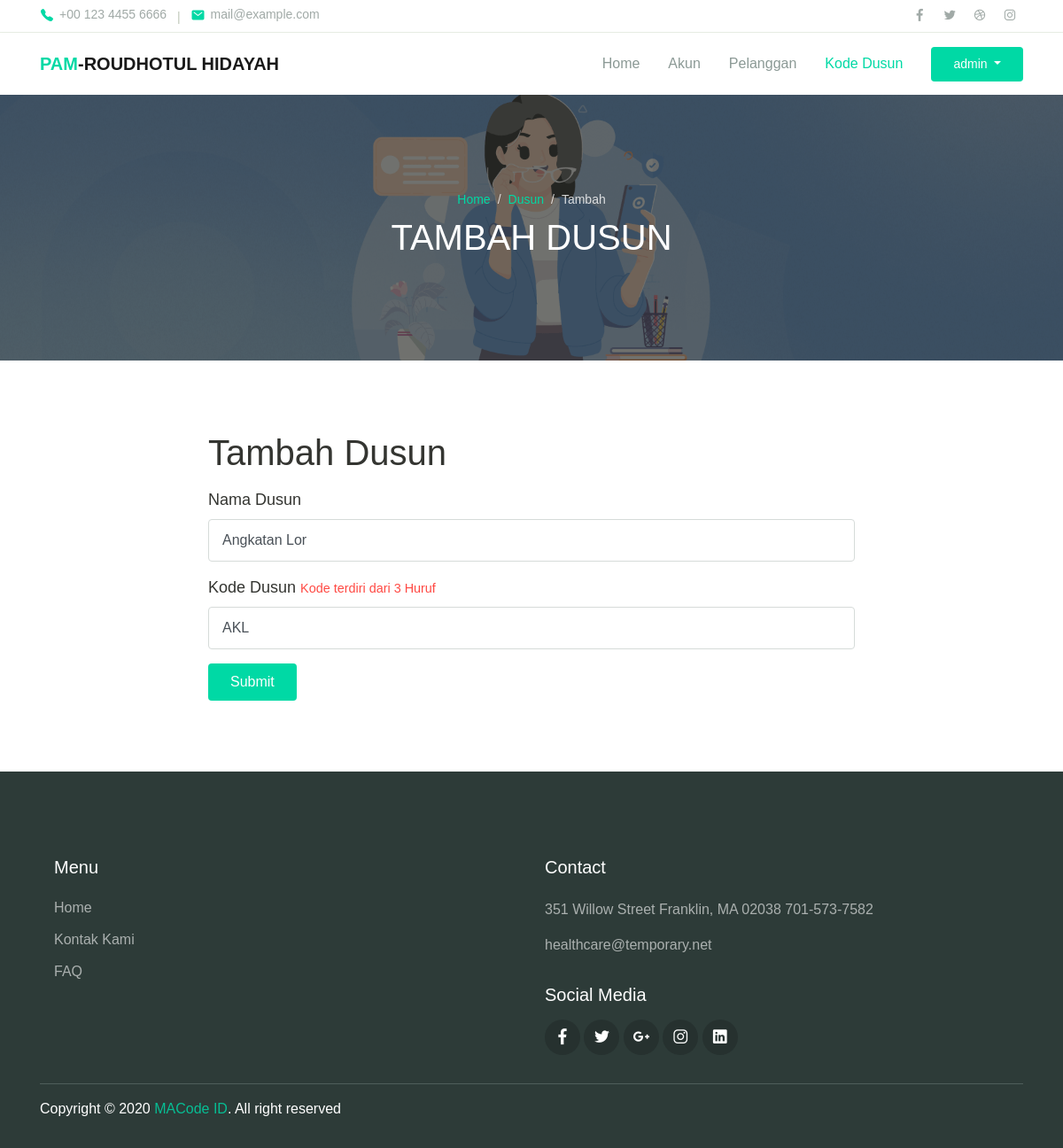
The app's page /admin/dusun_edit.php?id=1 (signed in) with its own data.
### tables this page shows
CREATE TABLE `user` (
  `id` int(11) NOT NULL,
  `nama` varchar(255) NOT NULL,
  `username` varchar(255) NOT NULL,
  `password` varchar(255) NOT NULL
);

CREATE TABLE `dusun` (
  `id` int(4) NOT NULL,
  `nama` varchar(50) NOT NULL,
  `kode` varchar(3) NOT NULL
);

### admin/dusun_edit.php (the view, shortened to what this page needs)
<?php
    $thisPage = 'dusun';
    include '../config/koneksi.php';
    $id_admin = $_SESSION['pamrh_id_admin'];
    $query_admin_login = mysqli_query($koneksi, "SELECT * FROM user WHERE id='$id_admin'");
    $admin_login = mysqli_fetch_assoc($query_admin_login);
    if(isset($_GET['id']))
    {
        $id = $_GET['id'];
        $query_data_dusun = mysqli_query($koneksi, "SELECT * FROM dusun WHERE id='$id'");
        $data_dusun = mysqli_fetch_array($query_data_dusun);
    }
    include 'layout/header.php';
?>
    <div class="page-banner overlay-dark bg-image" style="background-image: url('../assets/img/gmb-4.png');">
        <div class="banner-section">
            <div class="container text-center wow fadeInUp">
                <nav aria-label="Breadcrumb">
                    <ol class="breadcrumb breadcrumb-dark bg-transparent justify-content-center py-0 mb-2">
                        <li class="breadcrumb-item"><a href="index.php">Home</a></li>
                        <li class="breadcrumb-item"><a href="dusun.php">Dusun</a></li>
                        <li class="breadcrumb-item active" aria-current="page">Tambah</li>
                    </ol>
                </nav>
                <h1 class="font-weight-normal">TAMBAH DUSUN</h1>
            </div>
        </div>
    </div>
    <div class="page-section">
        <div class="container">
            <div class="row justify-content-center">
                <div class="col-8 wow fadeInUp">
                    <h1 class="mb-3">Tambah Dusun</h1>
                    <div class="text-lg">
                        <form method="POST" action="function/edit_dusun.php">
                            <div class="form-group">
                                <label for="exampleInputEmail1">Nama Dusun</label>
                                <input type="text" class="form-control" name="nama" placeholder="Nama" maxlength="50" value="<?php echo $data_dusun['nama']; ?>">
                            </div>
                            <div class="form-group">
                                <label for="exampleInputEmail1">Kode Dusun <small class="text-danger">Kode terdiri dari 3 Huruf</small></label>
                                <input type="text" class="form-control" name="kode" placeholder="Kode" maxlength="3" minlength="3" value="<?php echo $data_dusun['kode']; ?>">
                            </div>
                            <button type="submit" class="btn btn-primary">Submit</button>
                        </form>
                    </div>
                </div>
            </div>
        </div>
    </div>
<?php
include_once('layout/footer.php');
?>

### admin/layout/header.php (shortened to what this page needs)
<!DOCTYPE html>
<html lang="en">
<head>
  <link rel="stylesheet" href="../assets/assets/css/maicons.css">
  <link rel="stylesheet" href="../assets/assets/css/bootstrap.css">
  <link rel="stylesheet" href="../assets/assets/vendor/owl-carousel/css/owl.carousel.css">
  <link rel="stylesheet" href="../assets/assets/vendor/animate/animate.css">
  <link rel="stylesheet" href="../assets/assets/css/theme.css">
  <link rel="stylesheet" href="https://cdn.jsdelivr.net/npm/sweetalert2@11.1.4/dist/sweetalert2.min.css">
  <link rel="stylesheet" href="https://cdn.datatables.net/1.11.0/css/dataTables.bootstrap4.min.css">
  <link rel="stylesheet" href="../assets/assets/vendor/lightbox2/dist/css/lightbox.min.css">
</head>
<body>
  <header>
    <div class="topbar">
      <div class="container">
        <div class="row">
          <div class="col-sm-8 text-sm">
            <div class="site-info">
              <a href="#"><span class="mai-call text-primary"></span> +00 123 4455 6666</a>
              <span class="divider">|</span>
              <a href="#"><span class="mai-mail text-primary"></span> mail@example.com</a>
            </div>
          </div>
          <div class="col-sm-4 text-right text-sm">
            <div class="social-mini-button">
              <a href="#"><span class="mai-logo-facebook-f"></span></a>
              <a href="#"><span class="mai-logo-twitter"></span></a>
              <a href="#"><span class="mai-logo-dribbble"></span></a>
              <a href="#"><span class="mai-logo-instagram"></span></a>
            </div>
          </div>
        </div>
      </div>
    </div>
    <nav class="navbar navbar-expand-lg navbar-light shadow-sm">
      <div class="container">
        <a class="navbar-brand" href="#"><span class="text-primary">PAM</span>-ROUDHOTUL HIDAYAH</a>
        <div class="collapse navbar-collapse" id="navbarSupport">
          <ul class="navbar-nav ml-auto">
            <li class="nav-item <?php if($thisPage == 'home') echo 'active'; ?>">
              <a class="nav-link" href="index.php">Home</a>
            </li>
            <li class="nav-item <?php if($thisPage == 'akun') echo 'active'; ?>">
              <a class="nav-link" href="akun.php">Akun</a>
            </li>
            <li class="nav-item <?php if($thisPage == 'pelanggan') echo 'active'; ?>">
              <a class="nav-link" href="pelanggan.php">Pelanggan</a>
            </li>
            <li class="nav-item <?php if($thisPage == 'dusun') echo 'active'; ?>">
              <a class="nav-link" href="dusun.php">Kode Dusun</a>
            </li>
            <li class="nav-item">
              <div class="dropdown">
                <button class="btn btn btn-primary ml-lg-3 dropdown-toggle" type="button" id="dropdownMenuButton" data-toggle="dropdown" aria-haspopup="true" aria-expanded="false">
                  <?php echo $admin_login['nama']; ?>
                </button>
              </div>
            </li>
          </ul>
        </div>
      </div>
    </nav>
  </header>

### assets/assets/css/theme.css (style rules this page uses)
:root { --primary: #00D9A5; --accent: #FF3D85; --secondary: #4E5AFE; --warning: #EED818; --info: #05B4E1; --danger: #FF4943; --success: #96C93D; --dark: #343531; --light: #F5F9F6; --cs: #596261; --grey: #6E807A; }
body { font-family: "Source Sans Pro", sans-serif; line-height: 1.5; color: #343531; }
a { color: #07be94; text-decoration: none; background-color: transparent; }
.text-sm { font-size: 14px !important; }
.text-lg { font-size: 18px !important; }
.text-primary { color: #00D9A5 !important; }
.text-danger { color: #FF4943 !important; }
.btn-primary { color: #fff; background-color: #00D9A5; border-color: transparent; }
.topbar { border-bottom: 1px solid #E8EEE4; }
.topbar .row { align-items: center; min-height: 36px; }
.topbar .site-info a { display: inline-flex; align-items: center; color: #A1AAA7; }
.topbar .site-info a span { font-size: 16px; margin-right: 6px; }
.topbar .site-info .divider { margin-left: 8px; margin-right: 8px; color: #BEC8B8; }
.topbar .social-mini-button a { display: inline-block; padding: 4px 8px; color: #A1AAA7; }
.btn { padding: 8px 24px; }
.breadcrumb { background-color: #f8f9fa; }
.breadcrumb-dark .breadcrumb-item a { color: #00D9A5; }
.breadcrumb-dark .breadcrumb-item + .breadcrumb-item::before { display: inline-block; padding-right: 0.5rem; color: rgba(255, 255, 255, 0.8); content: "/"; }
.breadcrumb-dark .breadcrumb-item.active { color: rgba(255, 255, 255, 0.8); }
.navbar { min-height: 70px; }
.navbar-brand { font-weight: 600; padding-top: 10px; padding-bottom: 10px; }
.navbar-nav { margin-top: 10px; border-top: 1px solid #E8EEE4; flex-shrink: 0; }
.navbar-nav .nav-link { transition: all .2s ease; }
.navbar-nav .btn { font-size: 14px; }
.navbar-light .navbar-nav .nav-link { color: rgba(110, 128, 122, 0.8); }
.navbar-light .navbar-nav .show > .nav-link, .navbar-light .navbar-nav .active > .nav-link, .navbar-light .navbar-nav .nav-link.show, .navbar-light .navbar-nav .nav-link.active { font-weight: 500; color: #00D9A5; }
@media (min-width: 992px) { .navbar-expand-lg .navbar-nav { margin-top: 0; border-top: none; } }
@media (min-width: 992px) { .navbar-expand-lg .navbar-nav .nav-link { padding-right: 16px; padding-left: 16px; } }
@media (min-width: 992px) { .navbar-expand-lg .navbar-nav { align-items: center; } }
.form-control { padding: 8px 15px; height: calc(1.5em + 1.375rem + 2px); border-color: #d6dbd9; }
.bg-image { position: relative; background-position: center center; background-size: cover; background-repeat: no-repeat; }
.bg-image > * { position: relative; z-index: 10; }
.page-section { position: relative; padding-top: 80px; padding-bottom: 80px; overflow: hidden; }
.page-banner { position: relative; height: 300px; z-index: 10; }
.page-hero.overlay-dark::before, .page-banner.overlay-dark::before { content: ""; position: absolute; top: 0; left: 0; width: 100%; height: 100%; background: rgba(52, 53, 49, 0.7); z-index: 1; }
.page-banner .breadcrumb-item, .page-banner .breadcrumb-item a { font-size: 14px; }
.hero-section, .banner-section { position: relative; display: -ms-flexbox; display: flex; -ms-flex-align: center; align-items: center; -ms-flex-pack: center; justify-content: center; height: 100%; color: #ffffff; z-index: 10; }

### records on screen
user: nama "admin"
dusun: nama "Angkatan Lor", kode "AKL"
